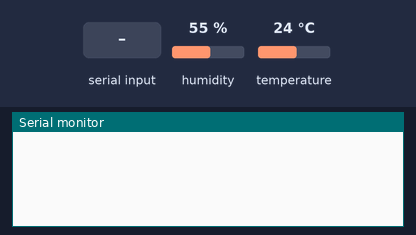
A sketch run on a simulated Arduino Uno, built with avr-gcc and run on an emulated ATmega328P. On the bench: the last lines printed to the serial monitor. Inputs (shaded band) come from the test bench; at power-on: humidity 55 %, temperature 24 °C.

Above: at 1.2 s.
1.3 s: "GET\n" received over Serial
At 1.8 s:
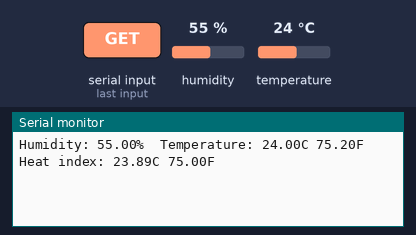
2.8 s: byte 10 ('\n') received over Serial
At 3.2 s:
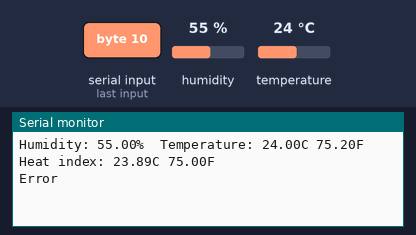

Measured:
- after the input at 1.3 s, the serial monitor: prints a new line at once (image 1)
- after the input at 2.8 s, the serial monitor: prints a new line at once (image 2)

The sketch:

DHT11_RaspberryPi.ino
```cpp
#include <DHT.h>
#define DHTPIN 2
#define DHTTYPE DHT11

DHT dht(DHTPIN, DHTTYPE);
String Request = "";

void setup() {
  Serial.begin(9600);
  //Serial.println(F("DHT11 start"));
  dht.begin();
}

void loop() {
  if (Serial.available())
  {
    char data = Serial.read();

    if (data == '\n')
    {
      if (Request == "GET")
      {
        float h = dht.readHumidity();
        float t = dht.readTemperature();
        float f = dht.readTemperature(true);

        if (isnan(h) || isnan(t) || isnan(f)) {
          Serial.println(F("Failed"));
          return;
        }

        float hif = dht.computeHeatIndex(f, h);
        float hic = dht.computeHeatIndex(t, h, false);

        Serial.print(F("Humidity: "));
        Serial.print(h);
        Serial.print(F("%  Temperature: "));
        Serial.print(t);
        Serial.print(F("C "));
        Serial.print(f);
        Serial.print(F("F  Heat index: "));
        Serial.print(hic);
        Serial.print(F("C "));
        Serial.print(hif);
        Serial.println(F("F"));
      }
      else
      {
        Serial.println(F("Error"));
      }

      Request = "";
    }
    else
    {
      Request += data;
    }
  }
}
```
